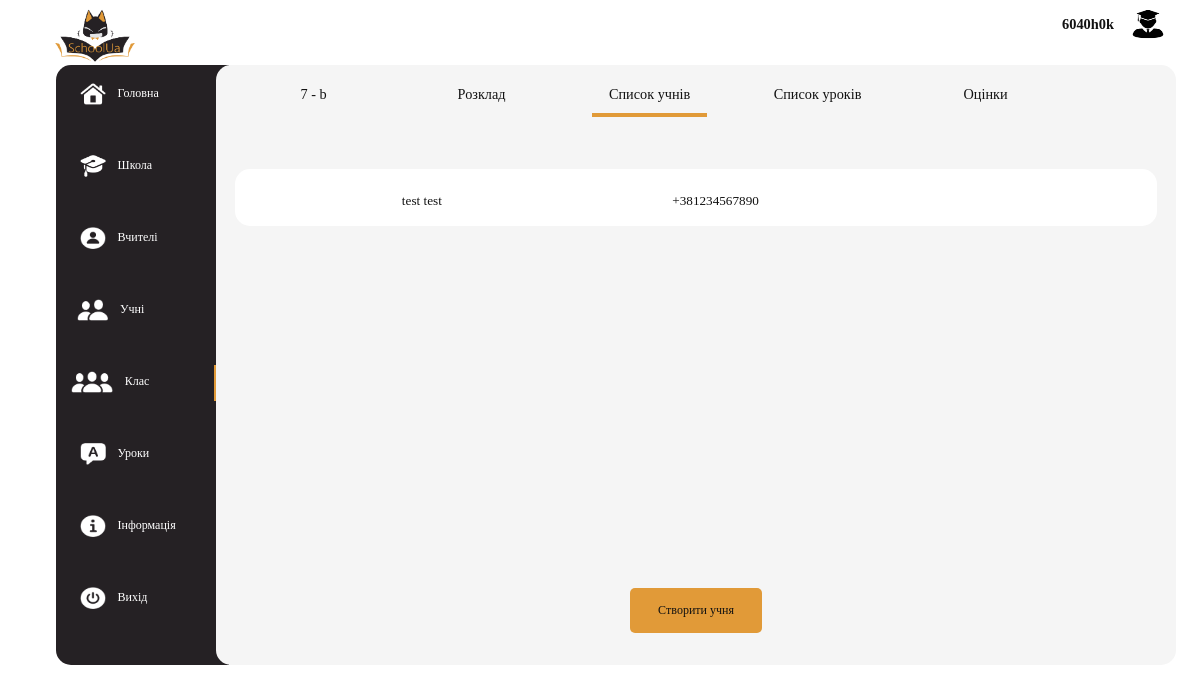
Screenshot of /school/1/clases/1/students/ (signed in) with the database file from the repository.
### MainApp/models.py (models this page shows)
class Student(models.Model):
    name = models.CharField(max_length=255)
    surname = models.CharField(max_length=255)
    second_name = models.CharField(max_length=255)
    age = models.IntegerField()
    birthday = models.DateField()
    login = models.CharField(max_length=255)
    password = models.CharField(max_length=255)
    email = models.CharField(max_length=255)
    number_phone = models.CharField(max_length=255)
    name_parrent1 = models.CharField(max_length=255)
    name_parrent2 = models.CharField(max_length=255)
    number_phone_parrent1 = models.CharField(max_length=255)
    number_phone_parrent2 = models.CharField(max_length=255)
    adress = models.CharField(max_length=255)
    marks = models.JSONField()
    work_parrent1 = models.CharField(max_length=255)
    work_parrent2 = models.CharField(max_length=255)
    time_create = models.DateTimeField(auto_now_add = True)
    time_update = models.DateTimeField(auto_now= True)

### MainApp/views.py (the view, shortened to what this page needs)
# urls.py: path('school/<int:id_school>/clases/<int:id_class>/students/', Class_students.as_view(), name = 'class_students'),
class Class_students(TemplateView):
    template_name = 'MainApp/class_students.html'
    def dispatch(self,request,id_school,id_class):
        tmp = buttons_menu(request, id_school)
        id_class_for_redirect = id_class
        make = None
        id_student_for_parents_form = None
        if tmp != None:
            return redirect(tmp)
        school = School.objects.get(pk = id_school)
        for i in range(len(school.clases['clases'])):
            if int(school.clases['clases'][i]['ID']) == int(id_class):
                id_class = i
        clas = school.clases['clases'][id_class]
        students = clas['students']
        students_range = []
        for i in students:
            students_range.append(Student.objects.get(pk = i))
        return render(request, self.template_name, context={'class':clas, 'menu_class_select':3,
                                                            'select_menu':4, 'range':students_range,
                                                            'make':make, 'id_student_for_parents_form':id_student_for_parents_form,
                                                            'account':check_account(request,id_school)
                                })

### MainApp/templates/MainApp/class_students.html (shortened to what this page needs)
{% extends 'MainApp/base.html' %}
{% block content %}
<main class="base_main">
    <form action="" method="POST">
        <ul class='menu_school_ul'>
            <li class='menu_school_li'>
                {% if menu_class_select == 1 %}
                    <div class='menu_school_div menu_school_selected'>
                {% else %}
                    <div class='menu_school_div'>
                {% endif %}
                    <button class="menu_school_button" name = 'button_menu' value="1">{{class.rank}} - {{class.name}}</button>
                </div>
            </li>
            <li class='menu_school_li'>
                {% if menu_class_select == 2 %}
                    <div class='menu_school_div menu_school_selected'>
                {% else %}
                    <div class='menu_school_div'>
                {% endif %}
                    <button class="menu_school_button" name = 'button_menu' value="2">Розклад</button>
                </div>
            </li>
            <li class='menu_school_li'>
                {% if menu_class_select == 3 %}
                    <div class='menu_school_div menu_school_selected'>
                {% else %}
                    <div class='menu_school_div'>
                {% endif %}
                    <button class="menu_school_button" name = 'button_menu' value="3">Список учнів</button>
                </div>
            </li>
            <li class='menu_school_li'>
                {% if menu_class_select == 4 %}
                    <div class='menu_school_div menu_school_selected'>
                {% else %}
                    <div class='menu_school_div'>
                {% endif %}
                    <button class="menu_school_button" name = 'button_menu' value="4">Список уроків</button>
                </div>
            </li>
            <li class='menu_school_li'>
                {% if menu_class_select == 5 %}
                    <div class='menu_school_div menu_school_selected'>
                {% else %}
                    <div class='menu_school_div'>
                {% endif %}
                    <button class="menu_school_button" name = 'button_menu' value="7">Оцінки</button>
                </div>
            </li>
        </ul>
    </form>
    <div class="div_schools">
        <ul class='ul_schools'>
            {% for i in range %}
            <li class="li_schools">
                <form action="" class="form_school" method="POST">
                        <div  class='button_schools'>
                            <ul class='ul_school'>
                                <li class="li_school">
                                    {{i.name}} {{i.surname}}
                                </li>
                                <li class="li_school">
                                    +38{{i.number_phone}}
                                </li>
                            </ul>
                        </div>
                        <button name="button_del" value="{{i.id}}"class="button_del_school">
                        </button>
                        <button name='id'  value="{{i.id}}" class="disable_error">Переглянути</button>
                </form>
            </li>
            {% endfor %}
        </ul>
    </div>
    <p class="p_make_school">
        <form action="" method="POST">
            <button  class="button_make_school" name='make' value="1">Cтворити учня</button>
        </form>
    </p>
</main>
{% endblock %}

### MainApp/templates/MainApp/base.html (shortened to what this page needs)
{% load static %}
<!DOCTYPE html>
<html lang="en">
<head>
    <link rel="stylesheet" href="{% static 'base.css' %}" type="text/css">
    <link rel="stylesheet" href="{% static 'schools.css' %}" type="text/css">
    <link rel="stylesheet" href="{% static 'home.css' %}" type="text/css">
    <link rel="stylesheet" href="{% static 'auth.css' %}" type="text/css">
    <link rel="stylesheet" href="{% static 'school.css' %}" type="text/css">
    <link rel="stylesheet" href="{% static 'class.css' %}" type="text/css">
    <link rel="stylesheet" href="{% static 'schadult.css' %}" type="text/css">
    <link rel="stylesheet" href="{% static 'about_us.css' %}" type="text/css">
    <link rel="stylesheet" href="{% static 'about_site.css' %}" type="text/css">
    <link rel="stylesheet" href="{% static 'contacts.css' %}" type="text/css">
    <link rel="stylesheet" href="{% static 'student.css' %}" type="text/css">
    <link rel="stylesheet" href="{% static 'teacher.css' %}" type="text/css">
    <link rel="stylesheet" href="{% static 'school_contacts.css' %}" type="text/css">
    <link rel="stylesheet" href="{% static 'school_info.css' %}" type="text/css">
    <link rel="stylesheet" href="{% static 'marks.css' %}" type="text/css">
    </head>
    <body>
        {% block main-menu %}
        <form action="" method="POST" class="account_form">
            <button class="account_button" name="account" value="{{account.value}}">{{account.name}}</button>
            <button class="account_button" name="account" value="{{account.value}}"><img class = 'account_img' src="{% static 'image/acc.png' %}" alt=""></button>
        </form>
        <img src="{% static 'image/logo.png' %}" class="logo" alt="">
        <nav class="menu">
          <ul class="menu_ul">
                {% if select_menu == 0 %}
                    <div class="menu_div_selected">
                {% else %}
                    <div class="menu_div">
                {% endif %}
                    <form action="" method="GET" class="menu_form">
                        <button class="menu_a" name='button_id_menu' value="1">
                            <li class="menu_li">
                                <span   class="menu_span">
                                    <img class="menu_icon" src="{% static 'image/home.png' %}" alt="">
                                    <p class="menu_text">Головна</p>
                                </span>
                            </li>
                        </button>
                    </form>
                    </div>
                {% if select_menu == 1 %}
                    <div class="menu_div_selected">
                {% else %}
                    <div class="menu_div">
                {% endif %}
                    <form action="" method="GET" class="menu_form">
                        <button class="menu_a" name='button_id_menu' value="2">
                            <li class="menu_li">
                                <span   class="menu_span">
                                    <img class="menu_icon" src="{% static 'image/school.png' %}" alt="">
                                    {% if type_menu == 1 %}
                                    <p class="menu_text">Школи</p>
                                    {% else %}
                                    <p class="menu_text">Школа</p>
                                    {% endif %}
                                </span>
                            </li>
                        </button>
                    </form>
                    </div>
                {% if perms.MainApp.show_school %}
                    {% if select_menu == 2 %}
                        <div class="menu_div_selected">
                    {% else %}
                        <div class="menu_div">
                    {% endif %}
                        <form action="" method="GET" class="menu_form">
                            {% if type_menu == 1 %}
                            {% else %}
                            <button class="menu_a" name='button_id_menu' value="3">
                                <li class="menu_li">
                                    <span   class="menu_span">
                                            <img class="menu_icon" src="{% static 'image/teachers.png' %}" alt="">
                                            <p class="menu_text">Вчителі</p>
                                    </span>
                                </li>
                            </button>
                            {% endif %}
                        </form>
                        </div>
                {% endif %}
                {% if perms.MainApp.teacher or perms.MainApp.show_school %}
                    {% if select_menu == 3 %}
                        <div class="menu_div_selected">
                    {% else %}
                        <div class="menu_div">
                    {% endif %}
                    <form action="" method="GET" class="menu_form">
                        {% if type_menu == 1 %}
                        {% else %}
                        <button class="menu_a" name='button_id_menu' value="4">
                            <li class="menu_li">
                                <span   class="menu_span">
                                        <img class="menu_icon_pupils" src="{% static 'image/pupils.png' %}" alt="">
                                        <p class="menu_text">Учні</p>
                                </span>
                            </li>
                        </button>
                        {% endif %}
                    </form>
                    </div>
                {% endif %}
                    {% if select_menu == 4 %}
                        <div class="menu_div_selected">
                    {% else %}
                        <div class="menu_div">
                    {% endif %}
                    <form action="" method="GET" class="menu_form">
                        {% if type_menu == 1 %}
                        {% else %}
                        <button class="menu_a" name='button_id_menu' value="5">
                            <li class="menu_li">
                                <span   class="menu_span">
                                        <img class="menu_icon_classes" src="{% static 'image/classes.png' %}" alt="">
                                        {% if perms.MainApp.view_student %}
                                        <p class="menu_text">Клас</p>
                                        {% else %}
                                        <p class="menu_text">Класи</p>
                                        {% endif %}
                                </span>
                            </li>
                        </button>
                        {% endif %}
                    </form>
                    </div>
                {% if perms.MainApp.teacher or perms.MainApp.show_school %}
                    {% if select_menu == 5 %}
                        <div class="menu_div_selected">
                    {% else %}
                        <div class="menu_div">
                    {% endif %}
                    <form action="" method="GET" class="menu_form">
                        {% if type_menu == 1 %}
                        {% else %}
                        <button class="menu_a" name='button_id_menu' value="6">
                            <li class="menu_li">
                                <span   class="menu_span">
                                        <img class="menu_icon" src="{% static 'image/lessons.png' %}" alt="">
                                        <p class="menu_text">Уроки</p>
                                </span>
                            </li>
                        </button>
                        {% endif %}
                    </form>
                        </div>
                {% endif %}
                {% if select_menu == 6 %}
                    <div class="menu_div_selected">
                {% else %}
                    <div class="menu_div">
                {% endif %}
                <form action="" method="GET" class="menu_form">
                    {% if type_menu == 1 %}
                    {% else %}
                    <button class="menu_a" name='button_id_menu' value="7">
                        <li class="menu_li">
                            <span   class="menu_span">
                                    <img class="menu_icon" src="{% static 'image/info.png' %}" alt="">
                                    <p class="menu_text">Інформація</p>
                            </span>
                        </li>
                    </button>
                    {% endif %}
                </form>
                    </div>
                {% if select_menu == 7 %}
                    <div class="menu_div_selected">
                {% else %}
                    <div class="menu_div">
                {% endif %}
                <form action="" method="GET" class="menu_form">
                    <button class="menu_a" name='button_id_menu' value="8">
                        <li class="menu_li">
                            <span   class="menu_span">
                                    <img class="menu_icon" src="{% static 'image/exit.png' %}" alt="">
                                    <p class="menu_text">Вихід</p>
                            </span>
                        </li>
                    </button>
                </form>
                    </div>
          </ul>
        </nav>
        {% endblock main-menu %}
        {% block content %}
        {% endblock %}
    </body>
</html>

### rows the page displays
Student: name "test", surname "test", number_phone "1234567890", {{ i.id }} 67 (drawn)

### other values shown
{{ account.name }} "6040h0k"
{{ class.rank }} "7"
{{ class.name }} "b"
